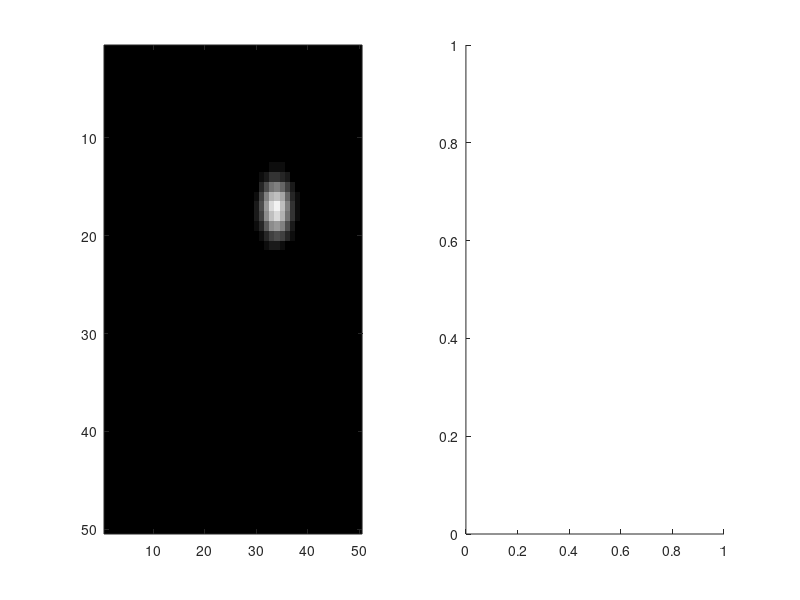

Source code (MATLAB): (Note: this script raises an error after producing the figure.)
disp('Running MATLAB script file OODAfig6p2.m') ;
%
%    Makes Figure 6.2 of the OODA book,
%    Illustrates Heatmap Scaling
%
%    Copied from OODAbookChpFFigBToyHeatMapScaling.m
%    in:        OODAbook\ChapterF
%

rng(90745394) ;
    %  Seed for random number generators
d = 50 ;
sd1 = 2 ;
sd2 = 3 ;
sd3 = 1 ;
mdata = zeros(d,d) ;
xgrid = linspace(0.5,d - 0.5,d) ;
ygrid = linspace(0.5,d - 0.5,d)' ;
mdata = mdata + 10000 * normpdf(ygrid,1 / 3 * d,sd1) * normpdf(xgrid,2 / 3 * d,sd1) ;
    %  Generate big peak  
mdata = mdata + (1000 * normpdf(ygrid,1 / 3 * d,sd2) * normpdf(xgrid,1 / 3 * d,sd2)) ;
mdata = mdata + (1000 * normpdf(ygrid,2 / 3 * d,sd2) * normpdf(xgrid,1 / 3 * d,sd2)) ;
mdata = mdata + (1000 * normpdf(ygrid,2 / 3 * d,sd2) * normpdf(xgrid,2 / 3 * d,sd2)) ;
    %  Generate small peaks  
mdata = mdata + (2 + sin(ygrid) * sin(xgrid)) ; 
    %  Generate texture

cmap = (linspace(0,20,21)' / 20) * ones(1,3) ;
mdata = 20 * mdata / max(max(mdata)) ;


%  Make Part 1: heatmap, original scale
%
figure(1) ;
clf ;
colormap(cmap) ;
subplot(1,2,1) ;
  image(mdata) ;
subplot(1,2,2) ;
  paramstruct = struct('icolor','k', ...
                       'markerstr','o', ...
                       'datovlaymax',0.8, ...
                       'datovlaymin',0.2, ...
                       'iscreenwrite',1) ;
  projplot1SM(reshape(mdata,1,d^2),1,paramstruct) ;
  vax = axis ;
  hold on ;
    for i = 1:19 ;
      plot([i;i],[vax(3);vax(4)],'k:') ;
    end ;
  hold off ;


%  Create png file
%
  orient portrait ;
  set(gcf,'PaperSize',[12.0, 5.0]) ; 
  set(gcf,'PaperPosition',[0.25, 0.25, 11.5, 4.5]) ; 
print('-dpng','OODAfig6p2.png') ;



